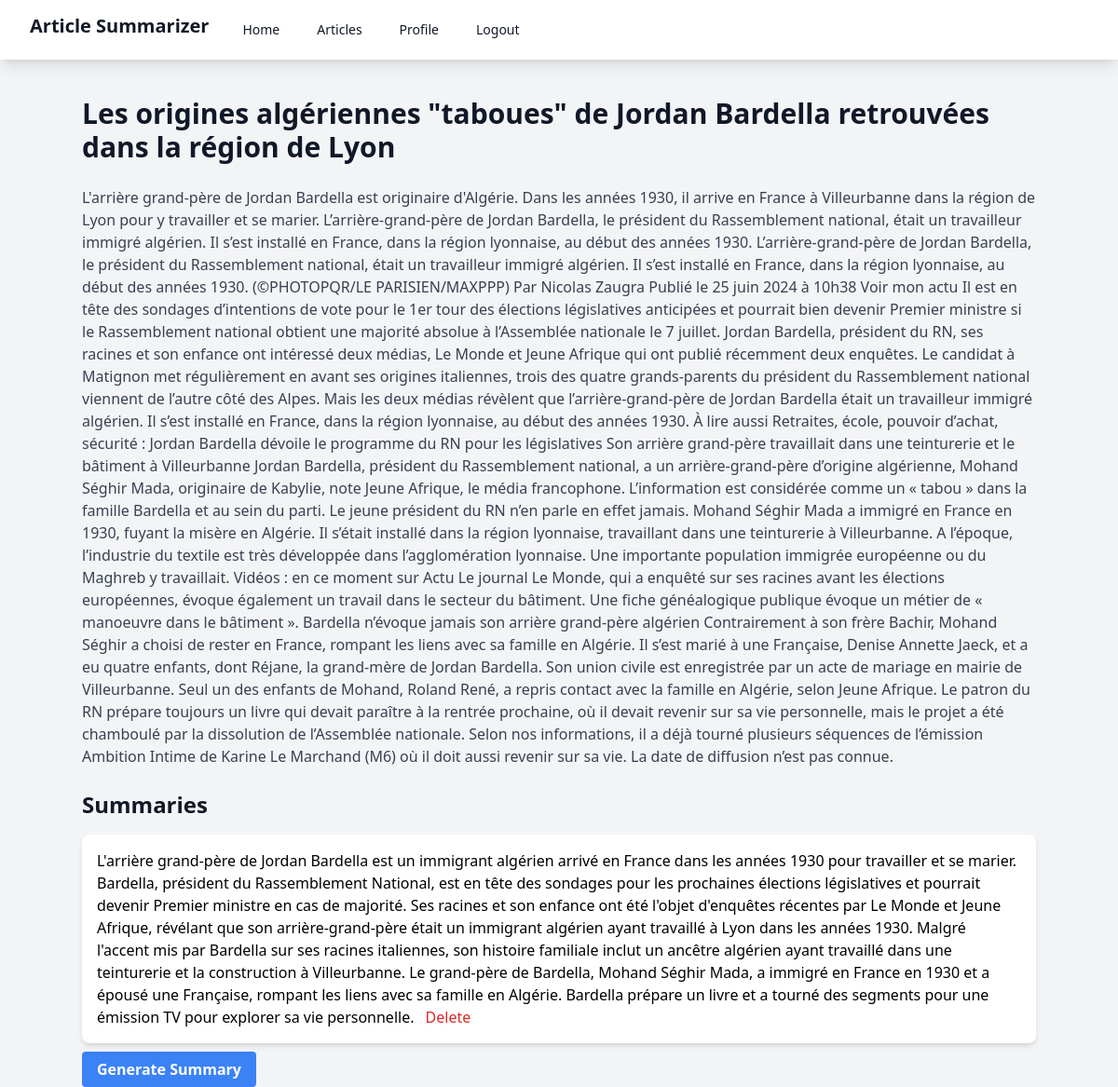
Screenshot of /article/6/ (signed in) with the database file from the repository.
### summarizer/models.py (models this page shows, shortened)
class Article(models.Model):
    title = models.CharField(max_length=200)
    content = models.TextField()
    user = models.ForeignKey(User, on_delete=models.CASCADE)
    created_at = models.DateTimeField(auto_now_add=True)
    category = models.ForeignKey(Category, on_delete=models.SET_NULL, null=True, blank=True)

class Summary(models.Model):
    article = models.ForeignKey(Article, on_delete=models.CASCADE, related_name='summaries')
    summary_text = models.TextField()
    created_at = models.DateTimeField(auto_now_add=True)

### summarizer/views.py (the view)
# urls.py: path('article/<int:pk>/', views.article_detail, name='article_detail'),
@login_required
def article_detail(request, pk):
    article = get_object_or_404(Article, pk=pk)
    return render(request, 'summarizer/article_detail.html', {'article': article})

### summarizer/templates/summarizer/article_detail.html (shortened to what this page needs)
{% extends 'summarizer/base.html' %}
{% block content %}
    <h1 class="text-3xl font-bold mb-6 text-gray-900">{{ article.title }}</h1>
    <p class="text-gray-700 mb-6">{{ article.content }}</p>
    <h2 class="text-2xl font-semibold mb-4 text-gray-900">Summaries</h2>
    <ul class="space-y-4 mb-4">
    {% for summary in article.summaries.all %}
        <li class="bg-white shadow-md rounded-lg p-4">
            {{ summary.summary_text }}
            <form action="{% url 'delete_summary' article.pk summary.pk %}" method="post" class="inline">
                <button type="submit" class="ml-2 text-red-600 hover:text-red-900">Delete</button>
            </form>
        </li>
    {% endfor %}
    </ul>
    <a href="{% url 'generate_summary' article.pk %}" class="bg-blue-500 hover:bg-blue-700 text-white font-bold py-2 px-4 rounded">Generate Summary</a>
{% endblock %}

### rows the page displays
Article: title "Les origines algériennes \"taboues\" de Jordan Bardella retrouvées dans la région de Lyon", content "L'arrière grand-père de Jordan Bardella est originaire d'Algérie. Dans les années 1930, il arrive en France à Villeurbanne dans la région de Lyon pour y travailler et se marier. L’arrière-grand-père de Jordan Bardella, le président du Rassemblement national, était un travailleur immigré algérien. Il s’est installé en France, dans la région lyonnaise, au début des années 1930. L’arrière-grand-père de Jordan Bardella, le président du Rassemblement national, était un travailleur immigré algérien. Il s’est installé en France, dans la région lyonnaise, au début des années 1930. (©PHOTOPQR/LE PARISIEN/MAXPPP) Par Nicolas Zaugra Publié le 25 juin 2024 à 10h38 Voir mon actu Il est en tête des…"
Summary: summary_text "L'arrière grand-père de Jordan Bardella est un immigrant algérien arrivé en France dans les années 1930 pour travailler et se marier. Bardella, président du Rassemblement National, est en tête des sondages pour les prochaines élections législatives et pourrait devenir Premier ministre en cas de majorité. Ses racines et son enfance ont été l'objet d'enquêtes récentes par Le Monde et Jeune Afrique, révélant que son arrière-grand-père était un immigrant algérien ayant travaillé à Lyon dans les années 1930. Malgré l'accent mis par Bardella sur ses racines italiennes, son histoire familiale inclut un ancêtre algérien ayant travaillé dans une teinturerie et la construction à Villeurbanne. Le…"
